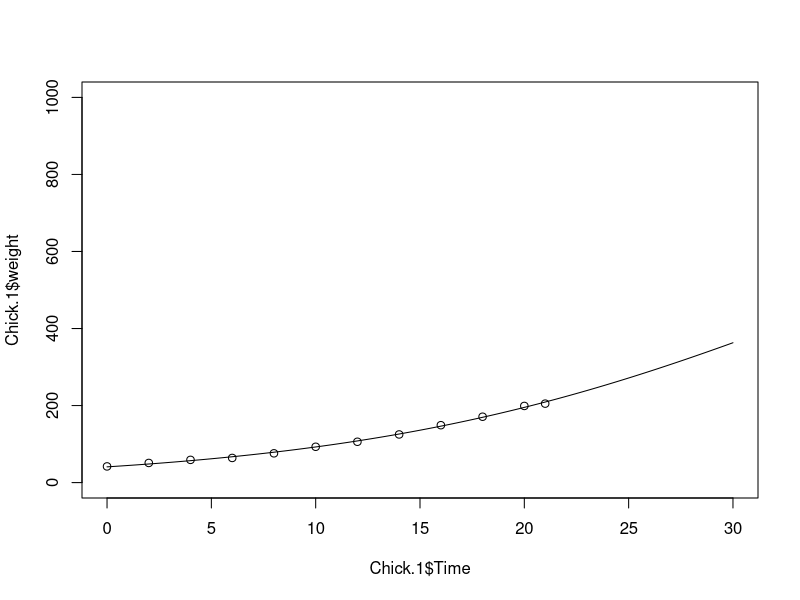
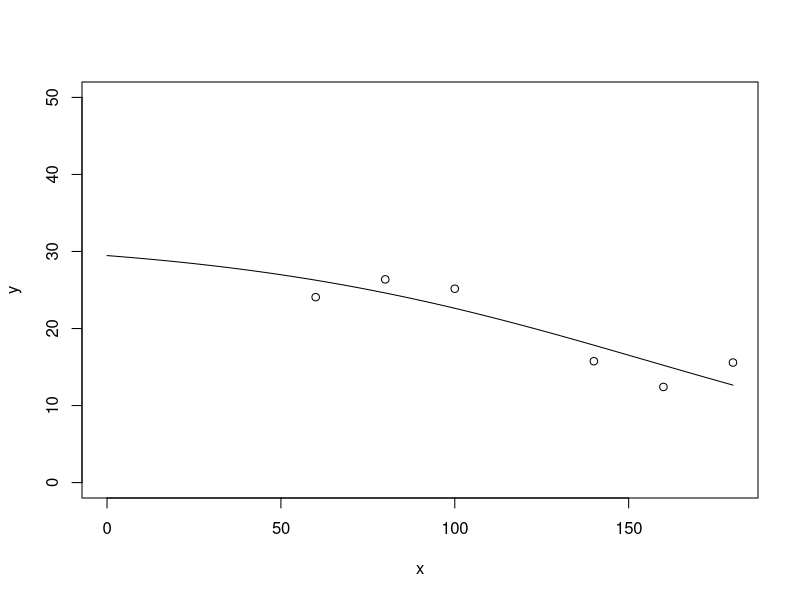

Source code (R) for these figures, in order:
Chick.1 <- ChickWeight[ChickWeight$Chick == 1, ]
SSlogis(Chick.1$Time, 368, 14, 6)  # response only


local({
  Asym <- 368; xmid <- 14; scal <- 6
  SSlogis(Chick.1$Time, Asym, xmid, scal) # response _and_ gradient
})


getInitial(weight ~ SSlogis(Time, Asym, xmid, scal), data = Chick.1)
## Initial values are in fact the converged one here, "Number of iter...: 0" :
fm1 <- nls(weight ~ SSlogis(Time, Asym, xmid, scal), data = Chick.1)
summary(fm1)
pars <- coef(fm1)

# El tiempo en dias corresponde aprox a 0.4 a?os
n <- seq(from = 0, to = 30, by = 0.1)
# Valores ajustados
fittedValues <- predict(fm1, list(Time = n, Asym = pars[1], xmid = pars[2], scal = pars[3]))

plot(Chick.1$Time, Chick.1$weight, ylim = c(0,1000), xlim = c(0,30))
lines(n,fittedValues)


#### Exapmle 2
x = c(60, 80, 100, 140, 160, 180)
y = c(24.0688, 26.3774, 25.1653, 15.7559, 12.4160, 15.5849)

df = data.frame(x=x, y=y)

# nls(y ~ SSlogis(x, 25, 110, 100), df)
mod <- nls(y ~ SSlogis(x, Asym, xmid, scal), df)
pars <- coef(mod)


n <- seq(0,180,.1)

fitted <- predict(object = mod, list(x=n, Asym = pars[1], xmid = pars[2], scal = pars[3]))


plot(x, y, xlim = c(0,180), ylim = c(0, 50))
lines(n, fitted)






# 
# 
# ## but are slightly improved here:
# fm2 <- update(fm1, control=nls.control(tol = 1e-9, warnOnly=TRUE), trace = TRUE)
# all.equal(coef(fm1), coef(fm2)) # "Mean relative difference: 9.6e-6"
# str(fm2$convInfo) # 3 iterations


